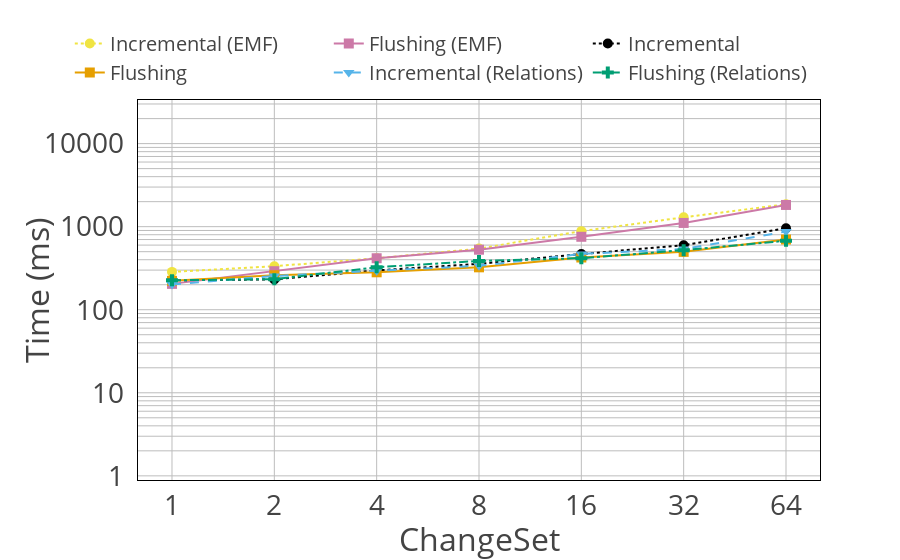
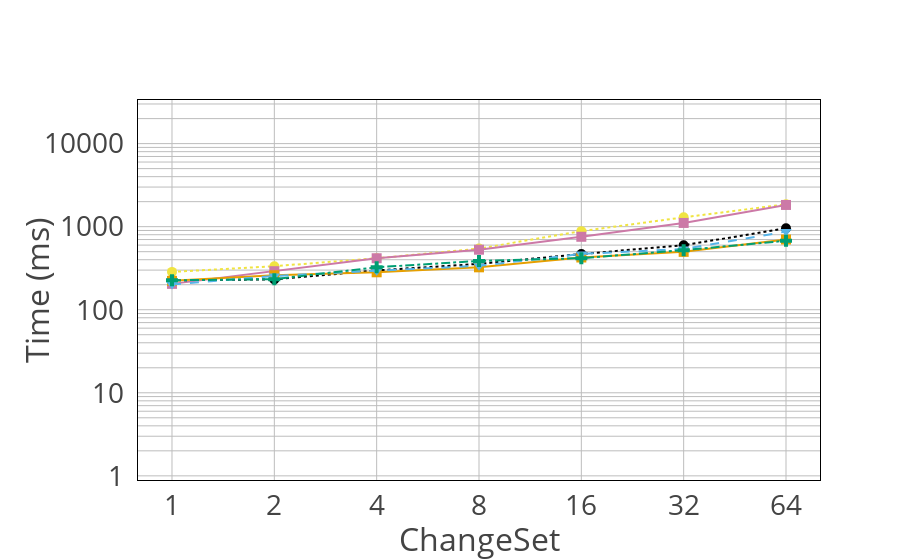
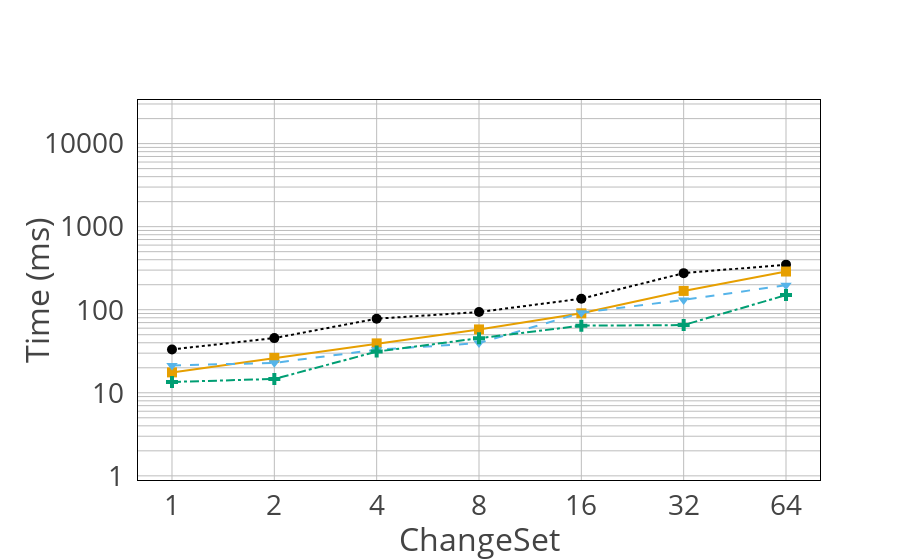
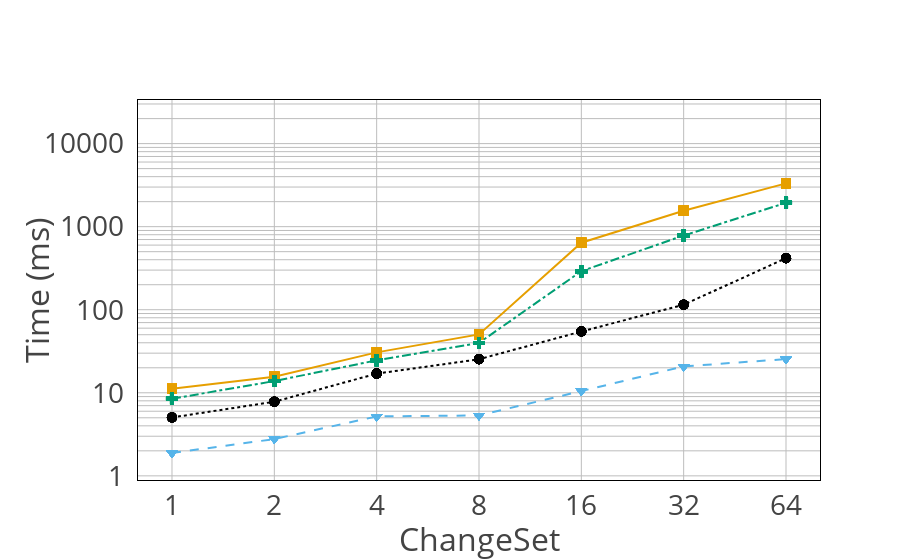

Notebook source saved alongside these figures, in order:
### Code cell
printAll = True
saveFiles = True
files = []
first = True
for query in ('Q1', 'Q2') if printAll else ('Q1',):
    for phase in ('Load', 'Initial', 'Update') if printAll else ('Update',):
        new_data = output.query('View == @query & PhaseName == @phase')
        draw_it = lambda draw_legend: draw_scatter(new_data, query=query, phase=phase, download_file=saveFiles,
                                                   axes=create_axes(new_data, maxY=maxY),
                                                   draw_legend=draw_legend)
        if first:
            files.append(draw_it(True))
            first = False
        files.append(draw_it(False))
move_files(files)

### Figure 1 — Plotly figure (JSON) as saved in the notebook; plotly's stock layout.template omitted (floating-point values rounded to 4 significant figures)
{"data": [{"line": {"color": "#f0e442", "dash": "dot"}, "marker": {"color": "#f0e442", "size": 10, "symbol": "circle"}, "mode": "lines+markers", "name": "Incremental (EMF)", "type": "scatter", "uid": "eaf7666a-9eff-11e8-8ad3-3052cbe8778f", "x": [1, 2, 4, 8, 16, 32, 64], "y": [285.3, 334.4, 416.2, 544.6, 883.5, 1296.0, 1859.0]}, {"line": {"color": "#cc79a7", "dash": "solid"}, "marker": {"color": "#cc79a7", "size": 10, "symbol": "square"}, "mode": "lines+markers", "name": "Flushing (EMF)", "type": "scatter", "uid": "eaf768ae-9eff-11e8-8ad3-3052cbe8778f", "x": [1, 2, 4, 8, 16, 32, 64], "y": [204.8, 291.0, 416.7, 528.2, 755.6, 1109.0, 1826.0]}, {"line": {"color": "#000000", "dash": "dot"}, "marker": {"color": "#000000", "size": 10, "symbol": "circle"}, "mode": "lines+markers", "name": "Incremental", "type": "scatter", "uid": "eaf76a34-9eff-11e8-8ad3-3052cbe8778f", "x": [1, 2, 4, 8, 16, 32, 64], "y": [226.3, 232.0, 297.6, 356.5, 468.9, 597.9, 956.8]}, {"line": {"color": "#e69f00", "dash": "solid"}, "marker": {"color": "#e69f00", "size": 10, "symbol": "square"}, "mode": "lines+markers", "name": "Flushing", "type": "scatter", "uid": "eaf76c0a-9eff-11e8-8ad3-3052cbe8778f", "x": [1, 2, 4, 8, 16, 32, 64], "y": [222.7, 260.1, 282.2, 324.1, 425.5, 497.5, 700.7]}, {"line": {"color": "#56b4e9", "dash": "dash"}, "marker": {"color": "#56b4e9", "size": 10, "symbol": "triangle-down"}, "mode": "lines+markers", "name": "Incremental (Relations)", "type": "scatter", "uid": "eaf76d54-9eff-11e8-8ad3-3052cbe8778f", "x": [1, 2, 4, 8, 16, 32, 64], "y": [201.9, 255.2, 294.6, 337.6, 469.3, 538.7, 873.3]}, {"line": {"color": "#009e73", "dash": "dashdot"}, "marker": {"color": "#009e73", "size": 10, "symbol": "cross"}, "mode": "lines+markers", "name": "Flushing (Relations)", "type": "scatter", "uid": "eaf76e94-9eff-11e8-8ad3-3052cbe8778f", "x": [1, 2, 4, 8, 16, 32, 64], "y": [226.1, 233.6, 324.4, 387.0, 417.3, 521.3, 677.1]}], "layout": {"legend": {"font": {"size": 20}, "orientation": "h", "x": -0.1, "y": 1.2}, "showlegend": true, "xaxis": {"gridcolor": "#bdbdbd", "linecolor": "black", "mirror": true, "range": [-0.1, 1.906], "tickfont": {"size": 28}, "tickvals": [1, 2, 4, 8, 16, 32, 64, 128, 256, 512, 1024, 2048, 4096, 8192, 16384, 32768, 65536, 131072, 262144, 524288, 1048576, 2097152, 4194304, 8388608, 16777216, 33554432, 67108864, 134217728, 268435456, 536870912, 1073741824, 2147483648, 4294967296, 8589934592, 17179869184, 34359738368, 68719476736, 137438953472, 274877906944, 549755813888, 1099511627776, 2199023255552, 4398046511104, 8796093022208, 17592186044416, 35184372088832, 70368744177664, 140737488355328, 281474976710656, 562949953421312, 1125899906842624, 2251799813685248, 4503599627370496, 9007199254740992, 18014398509481984, 36028797018963970, 72057594037927940, 144115188075855870, 288230376151711740, 576460752303423500, 1152921504606847000, 2305843009213694000, 4611686018427388000, 9223372036854776000], "title": "ChangeSet", "titlefont": {"size": 32}, "type": "log"}, "yaxis": {"automargin": true, "exponentformat": "power", "gridcolor": "#bdbdbd", "linecolor": "black", "mirror": true, "range": [-0.05, 4.525], "tickfont": {"size": 28}, "ticktext": ["0.01 ", "", "", "", "", "", "", "", "", "0.1 ", "", "", "", "", "", "", "", "", "1 ", "", "", "", "", "", "", "", "", "10 ", "", "", "", "", "", "", "", "", "100 ", "", "", "", "", "", "", "", "", "1000 ", "", "", "", "", "", "", "", "", "10000 ", "", "", ""], "tickvals": [0.01, 0.02, 0.03, 0.04, 0.05, 0.06, 0.07, 0.08, 0.09, 0.1, 0.2, 0.3, 0.4, 0.5, 0.6, 0.7, 0.8, 0.9, 1, 2, 3, 4, 5, 6, 7, 8, 9, 10, 20, 30, 40, 50, 60, 70, 80, 90, 100, 200, 300, 400, 500, 600, 700, 800, 900, 1000, 2000, 3000, 4000, 5000, 6000, 7000, 8000, 9000, 10000, 20000, 30000, 40000], "title": "Time (ms)", "titlefont": {"size": 32}, "type": "log"}}}

### Figure 2 — Plotly figure (JSON) as saved in the notebook; plotly's stock layout.template omitted (floating-point values rounded to 4 significant figures)
{"data": [{"line": {"color": "#f0e442", "dash": "dot"}, "marker": {"color": "#f0e442", "size": 10, "symbol": "circle"}, "mode": "lines+markers", "name": "Incremental (EMF)", "type": "scatter", "uid": "ebb2c1a8-9eff-11e8-8ad3-3052cbe8778f", "x": [1, 2, 4, 8, 16, 32, 64], "y": [285.3, 334.4, 416.2, 544.6, 883.5, 1296.0, 1859.0]}, {"line": {"color": "#cc79a7", "dash": "solid"}, "marker": {"color": "#cc79a7", "size": 10, "symbol": "square"}, "mode": "lines+markers", "name": "Flushing (EMF)", "type": "scatter", "uid": "ebb2c5c2-9eff-11e8-8ad3-3052cbe8778f", "x": [1, 2, 4, 8, 16, 32, 64], "y": [204.8, 291.0, 416.7, 528.2, 755.6, 1109.0, 1826.0]}, {"line": {"color": "#000000", "dash": "dot"}, "marker": {"color": "#000000", "size": 10, "symbol": "circle"}, "mode": "lines+markers", "name": "Incremental", "type": "scatter", "uid": "ebb2c824-9eff-11e8-8ad3-3052cbe8778f", "x": [1, 2, 4, 8, 16, 32, 64], "y": [226.3, 232.0, 297.6, 356.5, 468.9, 597.9, 956.8]}, {"line": {"color": "#e69f00", "dash": "solid"}, "marker": {"color": "#e69f00", "size": 10, "symbol": "square"}, "mode": "lines+markers", "name": "Flushing", "type": "scatter", "uid": "ebb2ca40-9eff-11e8-8ad3-3052cbe8778f", "x": [1, 2, 4, 8, 16, 32, 64], "y": [222.7, 260.1, 282.2, 324.1, 425.5, 497.5, 700.7]}, {"line": {"color": "#56b4e9", "dash": "dash"}, "marker": {"color": "#56b4e9", "size": 10, "symbol": "triangle-down"}, "mode": "lines+markers", "name": "Incremental (Relations)", "type": "scatter", "uid": "ebb2cc7a-9eff-11e8-8ad3-3052cbe8778f", "x": [1, 2, 4, 8, 16, 32, 64], "y": [201.9, 255.2, 294.6, 337.6, 469.3, 538.7, 873.3]}, {"line": {"color": "#009e73", "dash": "dashdot"}, "marker": {"color": "#009e73", "size": 10, "symbol": "cross"}, "mode": "lines+markers", "name": "Flushing (Relations)", "type": "scatter", "uid": "ebb2cebe-9eff-11e8-8ad3-3052cbe8778f", "x": [1, 2, 4, 8, 16, 32, 64], "y": [226.1, 233.6, 324.4, 387.0, 417.3, 521.3, 677.1]}], "layout": {"legend": {"font": {"size": 20}, "orientation": "h", "x": -0.1, "y": 1.2}, "showlegend": false, "xaxis": {"gridcolor": "#bdbdbd", "linecolor": "black", "mirror": true, "range": [-0.1, 1.906], "tickfont": {"size": 28}, "tickvals": [1, 2, 4, 8, 16, 32, 64, 128, 256, 512, 1024, 2048, 4096, 8192, 16384, 32768, 65536, 131072, 262144, 524288, 1048576, 2097152, 4194304, 8388608, 16777216, 33554432, 67108864, 134217728, 268435456, 536870912, 1073741824, 2147483648, 4294967296, 8589934592, 17179869184, 34359738368, 68719476736, 137438953472, 274877906944, 549755813888, 1099511627776, 2199023255552, 4398046511104, 8796093022208, 17592186044416, 35184372088832, 70368744177664, 140737488355328, 281474976710656, 562949953421312, 1125899906842624, 2251799813685248, 4503599627370496, 9007199254740992, 18014398509481984, 36028797018963970, 72057594037927940, 144115188075855870, 288230376151711740, 576460752303423500, 1152921504606847000, 2305843009213694000, 4611686018427388000, 9223372036854776000], "title": "ChangeSet", "titlefont": {"size": 32}, "type": "log"}, "yaxis": {"automargin": true, "exponentformat": "power", "gridcolor": "#bdbdbd", "linecolor": "black", "mirror": true, "range": [-0.05, 4.525], "tickfont": {"size": 28}, "ticktext": ["0.01 ", "", "", "", "", "", "", "", "", "0.1 ", "", "", "", "", "", "", "", "", "1 ", "", "", "", "", "", "", "", "", "10 ", "", "", "", "", "", "", "", "", "100 ", "", "", "", "", "", "", "", "", "1000 ", "", "", "", "", "", "", "", "", "10000 ", "", "", ""], "tickvals": [0.01, 0.02, 0.03, 0.04, 0.05, 0.06, 0.07, 0.08, 0.09, 0.1, 0.2, 0.3, 0.4, 0.5, 0.6, 0.7, 0.8, 0.9, 1, 2, 3, 4, 5, 6, 7, 8, 9, 10, 20, 30, 40, 50, 60, 70, 80, 90, 100, 200, 300, 400, 500, 600, 700, 800, 900, 1000, 2000, 3000, 4000, 5000, 6000, 7000, 8000, 9000, 10000, 20000, 30000, 40000], "title": "Time (ms)", "titlefont": {"size": 32}, "type": "log"}}}

### Figure 3 — Plotly figure (JSON) as saved in the notebook; plotly's stock layout.template omitted (floating-point values rounded to 4 significant figures)
{"data": [{"line": {"color": "#000000", "dash": "dot"}, "marker": {"color": "#000000", "size": 10, "symbol": "circle"}, "mode": "lines+markers", "name": "Incremental", "type": "scatter", "uid": "ec6460a2-9eff-11e8-8ad3-3052cbe8778f", "x": [1, 2, 4, 8, 16, 32, 64], "y": [33.27, 45.56, 77.99, 93.88, 135.8, 275.7, 348.9]}, {"line": {"color": "#e69f00", "dash": "solid"}, "marker": {"color": "#e69f00", "size": 10, "symbol": "square"}, "mode": "lines+markers", "name": "Flushing", "type": "scatter", "uid": "ec64650c-9eff-11e8-8ad3-3052cbe8778f", "x": [1, 2, 4, 8, 16, 32, 64], "y": [17.6, 26.35, 39.33, 57.92, 90.5, 168.5, 288.3]}, {"line": {"color": "#56b4e9", "dash": "dash"}, "marker": {"color": "#56b4e9", "size": 10, "symbol": "triangle-down"}, "mode": "lines+markers", "name": "Incremental (Relations)", "type": "scatter", "uid": "ec6467d2-9eff-11e8-8ad3-3052cbe8778f", "x": [1, 2, 4, 8, 16, 32, 64], "y": [21.29, 22.93, 32.97, 39.65, 92.05, 131.3, 197.4]}, {"line": {"color": "#009e73", "dash": "dashdot"}, "marker": {"color": "#009e73", "size": 10, "symbol": "cross"}, "mode": "lines+markers", "name": "Flushing (Relations)", "type": "scatter", "uid": "ec646a48-9eff-11e8-8ad3-3052cbe8778f", "x": [1, 2, 4, 8, 16, 32, 64], "y": [13.5, 14.67, 31.31, 45.41, 64.31, 65.41, 150.1]}], "layout": {"legend": {"font": {"size": 20}, "orientation": "h", "x": -0.1, "y": 1.2}, "showlegend": false, "xaxis": {"gridcolor": "#bdbdbd", "linecolor": "black", "mirror": true, "range": [-0.1, 1.906], "tickfont": {"size": 28}, "tickvals": [1, 2, 4, 8, 16, 32, 64, 128, 256, 512, 1024, 2048, 4096, 8192, 16384, 32768, 65536, 131072, 262144, 524288, 1048576, 2097152, 4194304, 8388608, 16777216, 33554432, 67108864, 134217728, 268435456, 536870912, 1073741824, 2147483648, 4294967296, 8589934592, 17179869184, 34359738368, 68719476736, 137438953472, 274877906944, 549755813888, 1099511627776, 2199023255552, 4398046511104, 8796093022208, 17592186044416, 35184372088832, 70368744177664, 140737488355328, 281474976710656, 562949953421312, 1125899906842624, 2251799813685248, 4503599627370496, 9007199254740992, 18014398509481984, 36028797018963970, 72057594037927940, 144115188075855870, 288230376151711740, 576460752303423500, 1152921504606847000, 2305843009213694000, 4611686018427388000, 9223372036854776000], "title": "ChangeSet", "titlefont": {"size": 32}, "type": "log"}, "yaxis": {"automargin": true, "exponentformat": "power", "gridcolor": "#bdbdbd", "linecolor": "black", "mirror": true, "range": [-0.05, 4.525], "tickfont": {"size": 28}, "ticktext": ["0.01 ", "", "", "", "", "", "", "", "", "0.1 ", "", "", "", "", "", "", "", "", "1 ", "", "", "", "", "", "", "", "", "10 ", "", "", "", "", "", "", "", "", "100 ", "", "", "", "", "", "", "", "", "1000 ", "", "", "", "", "", "", "", "", "10000 ", "", "", ""], "tickvals": [0.01, 0.02, 0.03, 0.04, 0.05, 0.06, 0.07, 0.08, 0.09, 0.1, 0.2, 0.3, 0.4, 0.5, 0.6, 0.7, 0.8, 0.9, 1, 2, 3, 4, 5, 6, 7, 8, 9, 10, 20, 30, 40, 50, 60, 70, 80, 90, 100, 200, 300, 400, 500, 600, 700, 800, 900, 1000, 2000, 3000, 4000, 5000, 6000, 7000, 8000, 9000, 10000, 20000, 30000, 40000], "title": "Time (ms)", "titlefont": {"size": 32}, "type": "log"}}}

### Figure 4 — Plotly figure (JSON) as saved in the notebook; plotly's stock layout.template omitted (floating-point values rounded to 4 significant figures; data arrays with more than 128 entries replaced by an {"elided": "..."} marker saying what was removed)
{"data": [{"line": {"color": "#000000", "dash": "dot"}, "marker": {"color": "#000000", "size": 10, "symbol": "circle"}, "mode": "lines+markers", "name": "Incremental", "type": "scatter", "uid": "ed17f5b8-9eff-11e8-8ad3-3052cbe8778f", "x": {"elided": "140 int values"}, "y": {"elided": "140 float values"}}, {"line": {"color": "#e69f00", "dash": "solid"}, "marker": {"color": "#e69f00", "size": 10, "symbol": "square"}, "mode": "lines+markers", "name": "Flushing", "type": "scatter", "uid": "ed17f964-9eff-11e8-8ad3-3052cbe8778f", "x": {"elided": "140 int values"}, "y": {"elided": "140 float values"}}, {"line": {"color": "#56b4e9", "dash": "dash"}, "marker": {"color": "#56b4e9", "size": 10, "symbol": "triangle-down"}, "mode": "lines+markers", "name": "Incremental (Relations)", "type": "scatter", "uid": "ed17fb3a-9eff-11e8-8ad3-3052cbe8778f", "x": {"elided": "140 int values"}, "y": {"elided": "140 float values"}}, {"line": {"color": "#009e73", "dash": "dashdot"}, "marker": {"color": "#009e73", "size": 10, "symbol": "cross"}, "mode": "lines+markers", "name": "Flushing (Relations)", "type": "scatter", "uid": "ed17fcca-9eff-11e8-8ad3-3052cbe8778f", "x": {"elided": "140 int values"}, "y": {"elided": "140 float values"}}], "layout": {"legend": {"font": {"size": 20}, "orientation": "h", "x": -0.1, "y": 1.2}, "showlegend": false, "xaxis": {"gridcolor": "#bdbdbd", "linecolor": "black", "mirror": true, "range": [-0.1, 1.906], "tickfont": {"size": 28}, "tickvals": [1, 2, 4, 8, 16, 32, 64, 128, 256, 512, 1024, 2048, 4096, 8192, 16384, 32768, 65536, 131072, 262144, 524288, 1048576, 2097152, 4194304, 8388608, 16777216, 33554432, 67108864, 134217728, 268435456, 536870912, 1073741824, 2147483648, 4294967296, 8589934592, 17179869184, 34359738368, 68719476736, 137438953472, 274877906944, 549755813888, 1099511627776, 2199023255552, 4398046511104, 8796093022208, 17592186044416, 35184372088832, 70368744177664, 140737488355328, 281474976710656, 562949953421312, 1125899906842624, 2251799813685248, 4503599627370496, 9007199254740992, 18014398509481984, 36028797018963970, 72057594037927940, 144115188075855870, 288230376151711740, 576460752303423500, 1152921504606847000, 2305843009213694000, 4611686018427388000, 9223372036854776000], "title": "ChangeSet", "titlefont": {"size": 32}, "type": "log"}, "yaxis": {"automargin": true, "exponentformat": "power", "gridcolor": "#bdbdbd", "linecolor": "black", "mirror": true, "range": [-0.05, 4.525], "tickfont": {"size": 28}, "ticktext": ["0.01 ", "", "", "", "", "", "", "", "", "0.1 ", "", "", "", "", "", "", "", "", "1 ", "", "", "", "", "", "", "", "", "10 ", "", "", "", "", "", "", "", "", "100 ", "", "", "", "", "", "", "", "", "1000 ", "", "", "", "", "", "", "", "", "10000 ", "", "", ""], "tickvals": [0.01, 0.02, 0.03, 0.04, 0.05, 0.06, 0.07, 0.08, 0.09, 0.1, 0.2, 0.3, 0.4, 0.5, 0.6, 0.7, 0.8, 0.9, 1, 2, 3, 4, 5, 6, 7, 8, 9, 10, 20, 30, 40, 50, 60, 70, 80, 90, 100, 200, 300, 400, 500, 600, 700, 800, 900, 1000, 2000, 3000, 4000, 5000, 6000, 7000, 8000, 9000, 10000, 20000, 30000, 40000], "title": "Time (ms)", "titlefont": {"size": 32}, "type": "log"}}}
